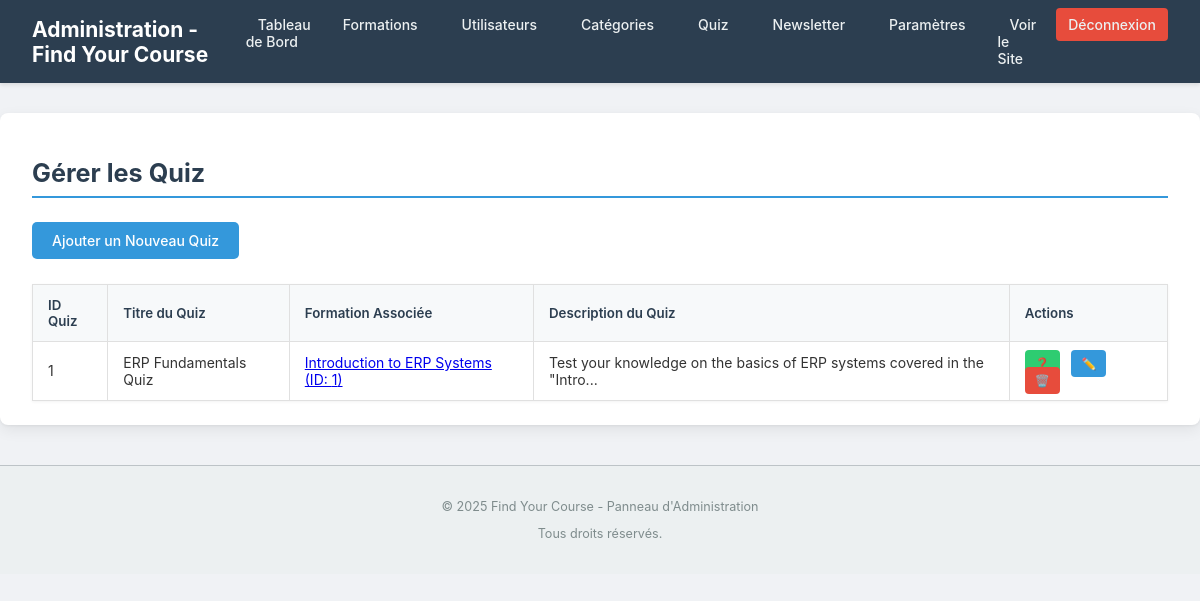
Page /admin/manage_quizzes.php (signed in) on the committed database.
### tables this page shows
CREATE TABLE `quizzes` (
  `id` INT AUTO_INCREMENT PRIMARY KEY,
  `course_id` INT NOT NULL UNIQUE COMMENT 'Each course can have one main quiz',
  `title` VARCHAR(255) NOT NULL,
  `description` TEXT DEFAULT NULL,
  FOREIGN KEY (`course_id`) REFERENCES `courses`(`id`) ON DELETE CASCADE ON UPDATE CASCADE
);

CREATE TABLE `courses` (
  `id` INT AUTO_INCREMENT PRIMARY KEY,
  `title` VARCHAR(255) NOT NULL,
  `description` TEXT DEFAULT NULL,
  `content_type` ENUM('video', 'text', 'interactive', 'mixed') NOT NULL DEFAULT 'text' COMMENT 'Type of main content (video, text, etc.)',
  `content_body` LONGTEXT DEFAULT NULL COMMENT 'Main textual content of the course, if applicable (e.g., for text or mixed types)',
  `content_url` VARCHAR(255) DEFAULT NULL COMMENT 'URL to video or main interactive content resource',
  `thumbnail_url` VARCHAR(255) DEFAULT 'assets/images/default_thumbnail.jpg' COMMENT 'Path to course thumbnail image',
  `category_id` INT DEFAULT NULL,
  `duration_minutes` INT DEFAULT NULL COMMENT 'Approximate duration of the course in minutes (e.g., >20 min)',
  `is_premium` BOOLEAN DEFAULT FALSE COMMENT 'True if the course requires a premium subscription',
  `created_at` TIMESTAMP DEFAULT CURRENT_TIMESTAMP,
  `updated_at` TIMESTAMP DEFAULT CURRENT_TIMESTAMP ON UPDATE CURRENT_TIMESTAMP,
  FOREIGN KEY (`category_id`) REFERENCES `categories`(`id`) ON DELETE SET NULL ON UPDATE CASCADE
);

### admin/manage_quizzes.php (the view, shortened to what this page needs)
<?php
$admin_page_title = "Gérer les Quiz";
require_once '../includes/admin_header.php';
$stmt = $conn->prepare("SELECT q.id, q.title AS quiz_title, q.description AS quiz_description, c.id AS course_id, c.title AS course_title
                        FROM quizzes q
                        JOIN courses c ON q.course_id = c.id
                        ORDER BY q.id DESC");
$stmt->execute();
$quizzes_result = $stmt->get_result();
?>
<h2><?php echo htmlspecialchars($admin_page_title); ?></h2>
<div style="margin-bottom: 20px;">
    <a href="add_quiz.php" class="admin-button-primary">Ajouter un Nouveau Quiz</a>
</div>
<?php if ($quizzes_result && $quizzes_result->num_rows > 0): ?>
    <table class="admin-table">
        <thead>
            <tr>
                <th>ID Quiz</th>
                <th>Titre du Quiz</th>
                <th>Formation Associée</th>
                <th>Description du Quiz</th>
                <th>Actions</th>
            </tr>
        </thead>
        <tbody>
            <?php while($quiz = $quizzes_result->fetch_assoc()): ?>
            <tr>
                <td><?php echo $quiz['id']; ?></td>
                <td><?php echo htmlspecialchars($quiz['quiz_title']); ?></td>
                <td>
                    <a href="edit_course.php?id=<?php echo $quiz['course_id']; ?>">
                        <?php echo htmlspecialchars($quiz['course_title']); ?> (ID: <?php echo $quiz['course_id']; ?>)
                    </a>
                </td>
                <td><?php echo htmlspecialchars(substr($quiz['quiz_description'] ?? '', 0, 70)) . (strlen($quiz['quiz_description'] ?? '') > 70 ? '...' : ''); ?></td>
                <td class="actions">
                    <a href="manage_questions.php?quiz_id=<?php echo $quiz['id']; ?>" class="view-btn" title="Gérer les Questions">❓</a>
                    <a href="edit_quiz.php?id=<?php echo $quiz['id']; ?>" class="edit-btn" title="Modifier le Quiz">✏️</a>
                    <a href="delete_quiz.php?id=<?php echo $quiz['id']; ?>" class="delete-btn confirm-delete" title="Supprimer le Quiz">🗑️</a>
                </td>
            </tr>
            <?php endwhile; ?>
        </tbody>
    </table>
<?php else: ?>
    <p>Aucun quiz trouvé. <a href="add_quiz.php">Ajouter un nouveau quiz ?</a></p>
<?php endif; ?>
<?php
require_once '../includes/admin_footer.php';
?>

### assets/css/admin_style.css (style rules this page uses)
body.admin-body { font-family: -apple-system, BlinkMacSystemFont, "Segoe UI", Roboto, Helvetica, Arial, sans-serif; margin: 0; padding: 0; background-color: #f0f2f5; color: #333; font-size: 14px; }
main.admin-main h2 { font-size: 1.8em; color: #2c3e50; margin-bottom: 1.5rem; padding-bottom: 0.5rem; border-bottom: 2px solid #3498db; }
.admin-table { width: 100%; border-collapse: collapse; margin-top: 25px; box-shadow: 0 1px 3px rgba(0,0,0,0.05); }
.admin-table th, .admin-table td { border: 1px solid #e0e0e0; padding: 12px 15px; text-align: left; vertical-align: middle; }
.admin-table th { background-color: #f7f9fa; font-weight: 600; color: #2c3e50; font-size: 0.95em; }
.admin-table .actions a { margin-right: 8px; padding: 6px 10px; border-radius: 4px; font-size: 0.85em; text-decoration: none; color: #fff; transition: background-color 0.2s ease; }
.admin-table .actions a.edit-btn { background-color: #3498db; }
.admin-table .actions a.delete-btn { background-color: #e74c3c; }
.admin-table .actions a.view-btn { background-color: #2ecc71; }
.admin-button-primary, .admin-form button[type="submit"] { background-color: #3498db; color: white; padding: 10px 20px; border: none; border-radius: 5px; cursor: pointer; font-size: 1em; font-weight: 500; transition: background-color 0.2s ease; text-decoration: none; display: inline-block; }

### rows in the picture
quizzes: id "1", title "ERP Fundamentals Quiz", course.title "Introduction to ERP Systems", course "1", description "Test your knowledge on the basics of ERP systems covered in the \"Intro"

### other values in the picture
$admin_page_title "Gérer les Quiz"
